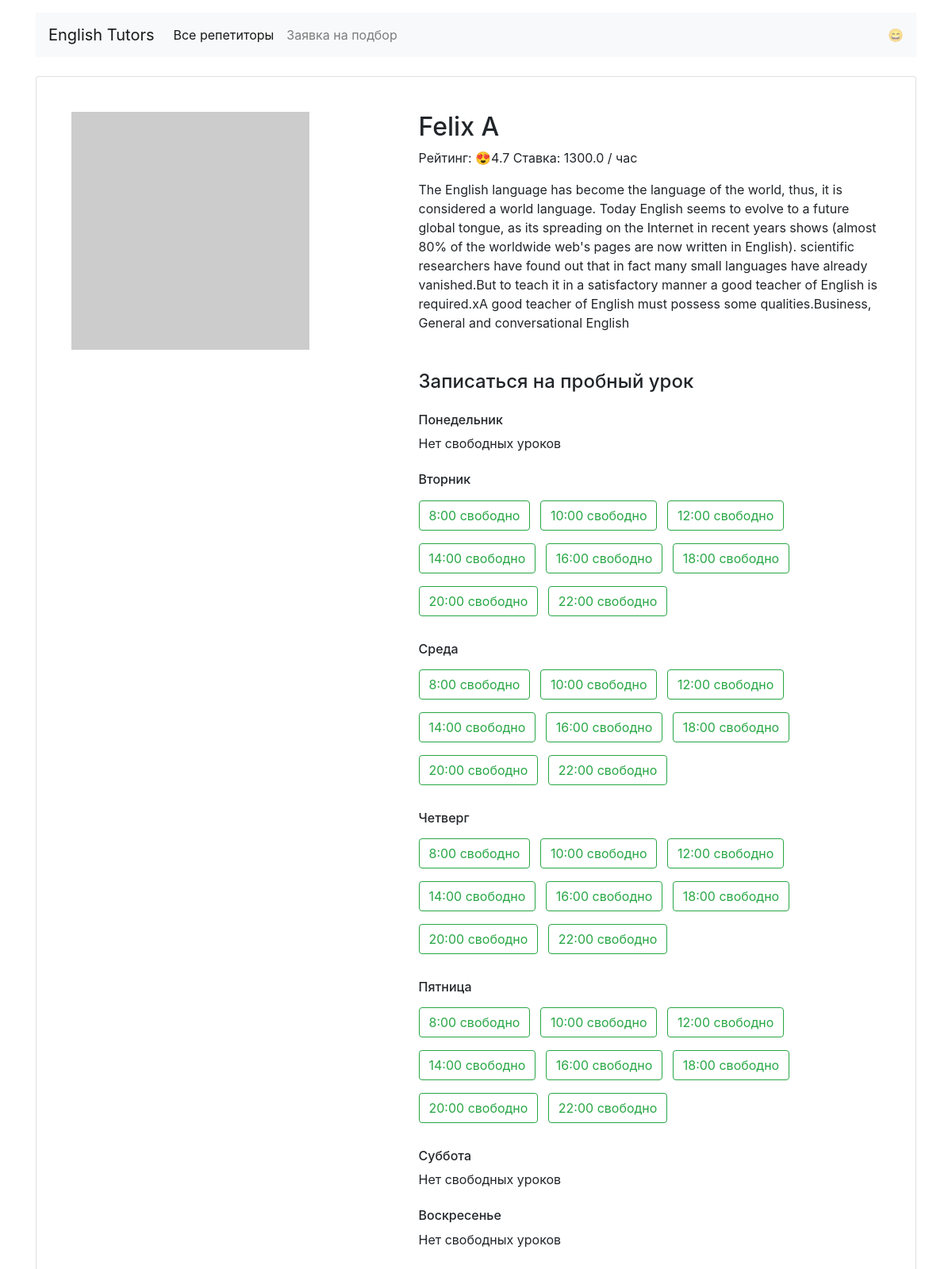
The page /profiles/3/ on the database its author committed.
### models.py (models this page shows)
class Tutor(db.Model):
    __tablename__ = "tutors"
    id = db.Column(db.Integer, primary_key=True)
    name = db.Column(db.String, nullable=False)
    about = db.Column(db.String, nullable=False)
    rating = db.Column(db.Float, nullable=False)
    picture = db.Column(db.String, nullable=False)
    price = db.Column(db.Float, nullable=False)
    free = db.Column(db.JSON, nullable=False)
    goals = db.relationship("Goal", secondary=tutor_has_goal, back_populates="tutors")

class DaysOfWeek(db.Model):
    __tablename__ = "daysofweek"
    id = db.Column(db.Integer, primary_key=True)
    eng_short_name = db.Column(db.String, nullable=False, unique=True)
    eng_full_name = db.Column(db.String, nullable=False, unique=True)
    rus_full_name = db.Column(db.String, nullable=False, unique=True)

### views/views.py (the view)
@view_blp.route("/profiles/<int:tutor_id>/")
def render_tutor_profile(tutor_id):
    tutor = db.session.query(Tutor).get(tutor_id)
    if tutor is None:
        return render_page_not_found(404)
    days_of_week = db.session.query(DaysOfWeek).order_by(DaysOfWeek.id).all()
    return render_template("profile.html", tutor=tutor, days_of_week=days_of_week)

### templates/profile.html (shortened to what this page needs)
{% extends 'base.html' %}
{% block content %}
<main class="container mt-3">
  <div class="card my-4 mx-auto">
    <div class="card-body m-2 m-md-4">
      <article class="row">
        <div class="col-5"><img src="{{ tutor.picture }}" class="img-fluid" alt=""></div>
        <div class="col-7">
          <section class="teacher=info">
            <h1 class="h2">{{ tutor.name }}</h1>
            <p>Рейтинг: 😍{{ tutor.rating }} Ставка: {{ tutor.price }} / час</p>
            <p>{{ tutor.about }}</p>
          </section>
          <section class="available">
            <h4 class="mb-4 mt-5">Записаться на пробный урок</h4>
            {% for day in days_of_week %}
              <h6 class="mt-4">{{ day.rus_full_name }}</h6>
              {% if tutor.free[day.eng_short_name].values()|select|first %}
                {% for time, tutor_is_free in tutor.free[day.eng_short_name].items() %}
                  {% if tutor_is_free %}
                    <a href="{{ url_for('view_blp.render_booking', tutor_id=tutor.id, class_day_id=day.id, time=time) }}" class="btn btn-outline-success mr-2 my-2"
                    >{{ time }} свободно</a>
                  {% endif %}
                {% endfor %}
              {% else %}
                <p>Нет свободных уроков</p>
              {% endif %}
            {% endfor %}
          </section>
        </div>
      </article>
    </div>
  </div>
</main>
{% endblock content %}

### rows shown on the page
Tutor: name "Felix A", rating "4.7", price "1300.0", about "The English language has become the language of the world, thus, it is considered a world language. Today English seems to evolve to a future global tongue, as its spreading on the Internet in recent years shows (almost 80% of the worldwide web's pages are now written in English). scientific researchers have found out that in fact many small languages have already vanished.But to teach it in a satisfactory manner a good teacher of English is required.xA good teacher of English must possess some qualities.Business, General and conversational English"
DaysOfWeek: rus_full_name "Понедельник", eng_short_name "Нет свободных уроков"
DaysOfWeek: rus_full_name "Вторник", eng_short_name "8:00" "10:00" "12:00" "14:00" "16:00" "18:00" "20:00" "22:00"
DaysOfWeek: rus_full_name "Среда", eng_short_name "8:00" "10:00" "12:00" "14:00" "16:00" "18:00" "20:00" "22:00"
DaysOfWeek: rus_full_name "Четверг", eng_short_name "8:00" "10:00" "12:00" "14:00" "16:00" "18:00" "20:00" "22:00"
DaysOfWeek: rus_full_name "Пятница", eng_short_name "8:00" "10:00" "12:00" "14:00" "16:00" "18:00" "20:00" "22:00"
DaysOfWeek: rus_full_name "Суббота", eng_short_name "Нет свободных уроков"
DaysOfWeek: rus_full_name "Воскресенье", eng_short_name "Нет свободных уроков"
